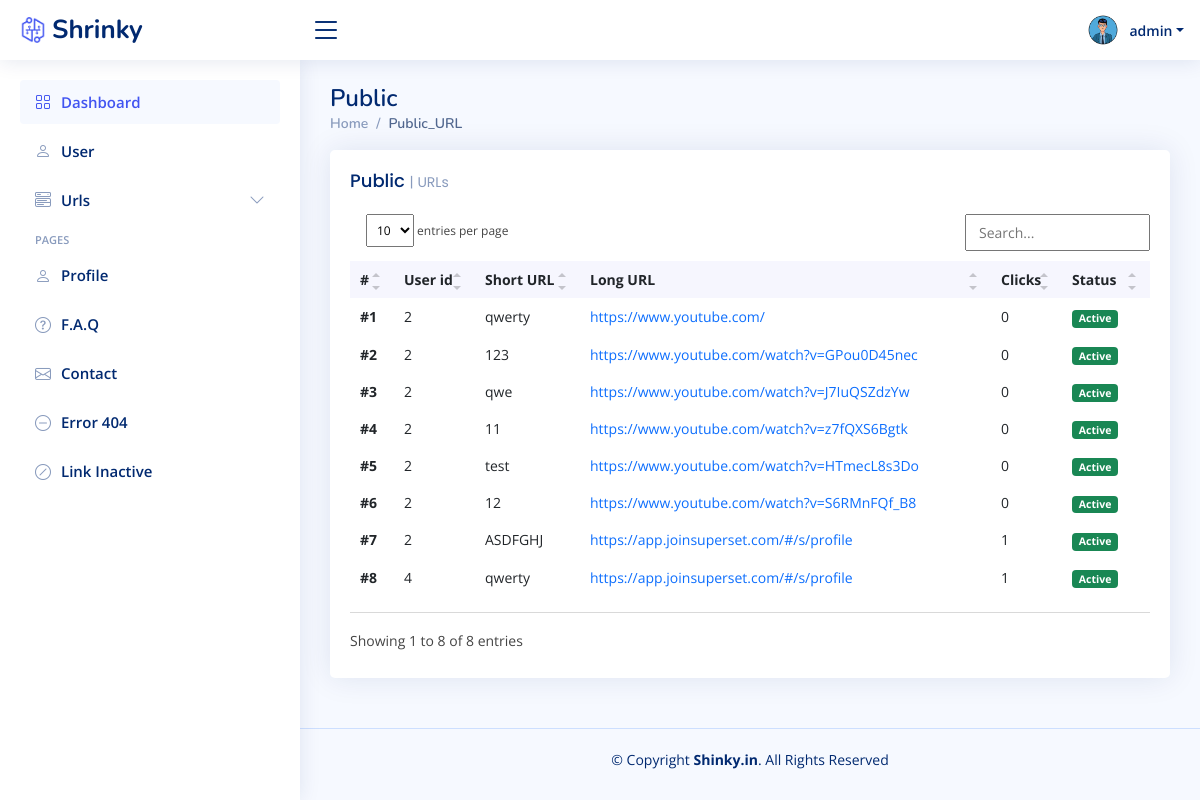
Page /Custom_list/ (signed in) on the committed database.
### APP/models.py (models this page shows, shortened)
class User(AbstractBaseUser):
    name = models.CharField(max_length=255)
    email = models.EmailField(verbose_name="Email Address", unique=True)
    username = models.CharField(max_length=30, unique=True)
    contact = models.CharField(max_length=20, blank=True)
    image = models.ImageField(blank=True, null=True)
    is_active = models.BooleanField(default=True)
    is_staff = models.BooleanField(default=False)
    is_superuser = models.BooleanField(default=False)
    date_joined = models.DateTimeField(auto_now_add=True)
    USERNAME_FIELD = "username"
    REQUIRED_FIELDS = ["email"]
    objects = CustomUserManager()

class Custom_URL(models.Model):
    user = models.ForeignKey(User, on_delete=models.CASCADE)
    short_url = models.CharField(max_length=255)
    long_url = models.CharField(max_length=500)
    Created_at = models.CharField(max_length=50)
    clicks = models.IntegerField(default=0)
    status = models.BooleanField(default=True)

### FunUrl_V2/views/admin_views.py (the view)
# urls.py: path("Custom_list/", admin_views.Custom_list, name="Custom_list"),
def Custom_list(request):
    if request.user.is_authenticated and request.user.is_staff:
        url_list = Custom_URL.objects.all()
        context = {"url_list": url_list}
        return render(request, "./Admin/Admin_Custom.html", context)
    else:
        return redirect("/login")

### templates/Admin/Admin_Custom.html
{% extends './Base.html' %}
{% block title %} Public_URL {% endblock title%} {%block main %}
<main id="main" class="main mt-1">
  <div class="pagetitle">
    <h1>Public</h1>
    <nav>
      <ol class="breadcrumb">
        <li class="breadcrumb-item"><a href="index.html">Home</a></li>
        <li class="breadcrumb-item active">Public_URL</li>
      </ol>
    </nav>
  </div>
  <section class="section dashboard">
    <div class="row">
      <div class="col-lg-12">
        <div class="row">
          <div class="col-12">
            <div class="card recent-sales overflow-auto">
              <div class="card-body">
                <h5 class="card-title">Public <span>| URLs</span></h5>
                <table class="table table-borderless datatable">
                  <thead>
                    <tr>
                      <th scope="col">#</th>
                      <th scope="col">User id</th>
                      <th scope="col">Short URL</th>
                      <th scope="col">Long URL</th>
                      <th scope="col">Clicks</th>
                      <th scope="col">Status</th>
                    </tr>
                  </thead>
                  <tbody>
                    {% for url in url_list%}
                    <tr>
                      <th scope="row">#{{forloop.counter}}</th>
                      <td>{{url.user_id}}</td>
                      <td>{{url.short_url}}</td>
                      <td>
                        <a href="{{url.long_url}}" class="text-primary"
                          >{{url.long_url|truncatechars:50}}</a
                        >
                      </td>
                      <td>{{url.clicks}}</td>
                      {% if url.status %}
                      <td>
                        <span class="badge bg-success me-2">Active</span>
                      </td>
                      {% else %}
                      <td>
                        <span class="badge bg-secondary">Not active</span>
                      </td>
                      {% endif %}
                    </tr>
                    {% endfor %}
                  </tbody>
                </table>
              </div>
            </div>
          </div>
        </div>
      </div>
    </div>
  </section>
</main>
{% endblock main %}

### templates/Admin/includes/header.html (shortened to what this page needs)
{%load static%}
<header id="header" class="header sticky-top d-flex align-items-center">
  <div class="d-flex align-items-center justify-content-between">
    <a href="/" class="logo d-flex align-items-center">
      <img src="{% static 'assets/img/new_logo_bg.png'%}" alt="" />
      <span class="d-none d-lg-block">Shrinky </span>
    </a>
    <i class="bi bi-list toggle-sidebar-btn"></i>
  </div>
  <nav class="header-nav ms-auto">
    <ul class="d-flex align-items-center">
      <li class="nav-item dropdown pe-3">
        <a
          class="nav-link nav-profile d-flex align-items-center pe-0"
          href="#"
          data-bs-toggle="dropdown"
        >
          <img
            src="{% static 'assets/img/default_pic.png'%}"
            alt="Profile"
            class="rounded-circle w-5"
          />
          <span class="d-none d-md-block dropdown-toggle ps-2"
            >{{ user.username }}</span
          >
        </a>
      </li>
    </ul>
  </nav>
</header>

### static/assets/css/simple-datatables.css (style rules this page uses)
.dataTable-table { max-width: 100%; width: 100%; border-spacing: 0; border-collapse: separate; }
.dataTable-table > tbody > tr > td, .dataTable-table > tbody > tr > th, .dataTable-table > tfoot > tr > td, .dataTable-table > tfoot > tr > th, .dataTable-table > thead > tr > td, .dataTable-table > thead > tr > th { vertical-align: top; padding: 8px 10px; }
.dataTable-table > thead > tr > th { vertical-align: bottom; text-align: left; border-bottom: 1px solid #d9d9d9; }
.dataTable-table th { vertical-align: bottom; text-align: left; }

### static/assets/css/style.css (style rules this page uses)
:root { scroll-behavior: smooth; }
body { font-family: "Open Sans", sans-serif; background: #f6f9ff; color: #444444; }
a { color: #4154f1; text-decoration: none; }
h1, h2, h3, h4, h5, h6 { font-family: "Nunito", sans-serif; }
#main { margin-top: 60px; padding: 20px 30px; transition: all 0.3s; }
.pagetitle { margin-bottom: 10px; }
.pagetitle h1 { font-size: 24px; margin-bottom: 0; font-weight: 600; color: #012970; }
.card { margin-bottom: 30px; border: none; border-radius: 5px; box-shadow: 0px 0 30px rgba(1, 41, 112, 0.1); }
.card-title { padding: 20px 0 15px 0; font-size: 18px; font-weight: 500; color: #012970; font-family: "Poppins", sans-serif; }
.card-title span { color: #899bbd; font-size: 14px; font-weight: 400; }
.card-body { padding: 0 20px 20px 20px; }
.breadcrumb { font-size: 14px; font-family: "Nunito", sans-serif; color: #899bbd; font-weight: 600; }
.breadcrumb a { color: #899bbd; transition: 0.3s; }
.breadcrumb .breadcrumb-item::before { color: #899bbd; }
.breadcrumb .active { color: #51678f; font-weight: 600; }
.logo { line-height: 1; }
@media (min-width: 1200px) { .logo { width: 280px; } }
.logo img { max-height: 26px; margin-right: 6px; }
.logo span { font-size: 26px; font-weight: 700; color: #012970; font-family: "Nunito", sans-serif; }
.header { transition: all 0.5s; z-index: 997; height: 60px; box-shadow: 0px 2px 20px rgba(1, 41, 112, 0.1); background-color: #fff; padding-left: 20px; }
.header .toggle-sidebar-btn { font-size: 32px; padding-left: 10px; cursor: pointer; color: #012970; }
.header-nav ul { list-style: none; }
.header-nav > ul { margin: 0; padding: 0; }
.header-nav .nav-profile { color: #012970; }
.header-nav .nav-profile img { max-height: 36px; }
.header-nav .nav-profile span { font-size: 14px; font-weight: 600; }
@media (min-width: 1200px) { #main, #footer { margin-left: 300px; } }
.dashboard .recent-sales { font-size: 14px; }
.dashboard .recent-sales .table thead { background: #f6f6fe; }
.dashboard .recent-sales .table thead th { border: 0; }

### rows in the picture
User: username "admin"
Custom_URL: user_id "2", short_url "qwerty", long_url "https://www.youtube.com/", clicks "0", status "Active"
Custom_URL: user_id "2", short_url "123", long_url "https://www.youtube.com/watch?v=GPou0D45nec", clicks "0", status "Active"
Custom_URL: user_id "2", short_url "qwe", long_url "https://www.youtube.com/watch?v=J7IuQSZdzYw", clicks "0", status "Active"
Custom_URL: user_id "2", short_url "11", long_url "https://www.youtube.com/watch?v=z7fQXS6Bgtk", clicks "0", status "Active"
Custom_URL: user_id "2", short_url "test", long_url "https://www.youtube.com/watch?v=HTmecL8s3Do", clicks "0", status "Active"
Custom_URL: user_id "2", short_url "12", long_url "https://www.youtube.com/watch?v=S6RMnFQf_B8", clicks "0", status "Active"
Custom_URL: user_id "2", short_url "ASDFGHJ", long_url "https://app.joinsuperset.com/#/s/profile", clicks "1", status "Active"
Custom_URL: user_id "4", short_url "qwerty", long_url "https://app.joinsuperset.com/#/s/profile", clicks "1", status "Active"
